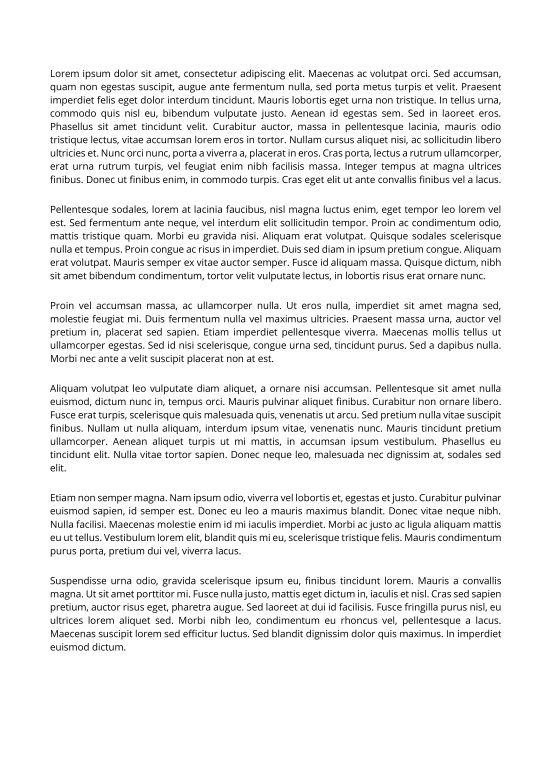
#> input picture Converted Paper (8)/001.png, 1654 x 2339 px (shown at 1/3 size)
$ python task2.py   (older library calls are emulated)
#> lines starting #> are read from the running program, lines starting #| are printed output that depends on the picture; after the words box and inside, x2 and y2 are one past the last pixel; in counts of white or black regions, pixels touching at a corner belong together
# -*- coding: utf-8 -*-

"""
Paragraph Detection using Projection Profile

Features:

* Table detection
* Image detection
* Paragraph detection
* Column detection
* Column-aware reading order
* False paragraph removal
* Paragraph crop extraction
  """

import cv2
import numpy as np
import matplotlib.pyplot as plt

# ==========================================================

# Image List

# ==========================================================

# List of paper images to be processed.

images = [
"001.png",
"002.png",
"003.png",
"004.png",
"005.png",
"006.png",
"007.png",
"008.png"
]

# Folder containing the converted paper images.

folder = "Converted Paper (8)/"

# ==========================================================

# Process Each Image

# ==========================================================

for img_name in images:

    # Read the input image.

    image = cv2.imread(folder + img_name)
#> image is the input picture: shape (2339, 1654, 3); min 0, max 255, mean 239.1

    if image is None:
        print("Unable to read:", img_name)
        continue

    # Convert to grayscale and get image dimensions.

    gray = cv2.cvtColor(image, cv2.COLOR_BGR2GRAY)
    height, width = gray.shape


    # ======================================================
    # Thresholding
    # ======================================================

    # Otsu thresholding separates text from the background.
    # Inverted binary makes text white and background black.

    _, binary = cv2.threshold(
        gray,
        0,
        255,
        cv2.THRESH_BINARY_INV + cv2.THRESH_OTSU
    )
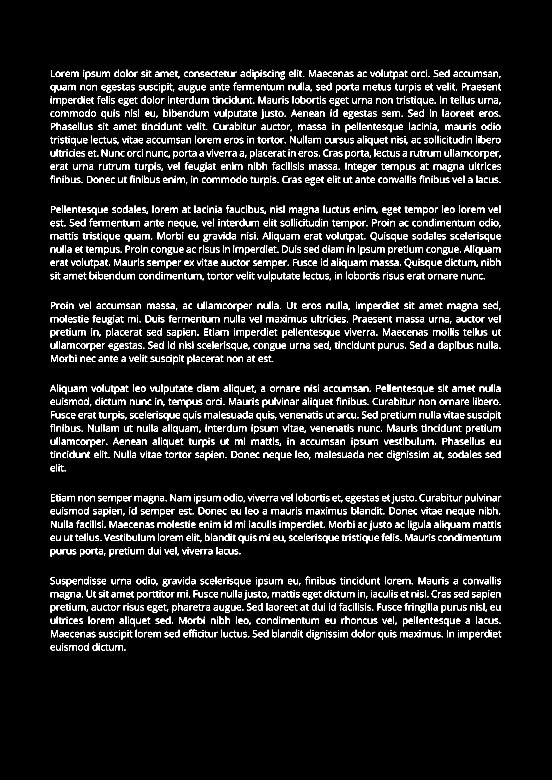
#> binary: shape (2339, 1654) (shown at 1/3 size); 6.5% white in thin lines or dots, all inside (x1, y1, x2, y2) = (150, 209, 1504, 1952)

    # Copy the binary image for removing non-text regions.

    clean_binary = binary.copy()


    # ======================================================
    # Table Detection
    # ======================================================

    # Detect long horizontal lines found in tables.

    horizontal_kernel = cv2.getStructuringElement(
        cv2.MORPH_RECT,
        (max(30, width // 15), 1)
    )

    horizontal_lines = cv2.morphologyEx(
        binary,
        cv2.MORPH_OPEN,
        horizontal_kernel,
        iterations=1
    )
#> horizontal_lines: shape (2339, 1654); every value is 0

    # Detect long vertical lines found in tables.

    vertical_kernel = cv2.getStructuringElement(
        cv2.MORPH_RECT,
        (1, max(20, height // 30))
    )

    vertical_lines = cv2.morphologyEx(
        binary,
        cv2.MORPH_OPEN,
        vertical_kernel,
        iterations=1
    )

    # Combine horizontal and vertical table lines.

    table_mask = cv2.add(
        horizontal_lines,
        vertical_lines
    )

    # Connect nearby table structures.

    table_mask = cv2.dilate(
        table_mask,
        np.ones((35, 35), np.uint8),
        iterations=2
    )

    table_mask = cv2.morphologyEx(
        table_mask,
        cv2.MORPH_CLOSE,
        np.ones((50, 50), np.uint8),
        iterations=2
    )

    # Find connected table regions.

    num_labels, _, stats, _ = cv2.connectedComponentsWithStats(
        table_mask,
        cv2.CV_32S
    )
#> num_labels = 1; stats = [[0, 0, 1654, 2339, 3868706]]

    table_regions = []

    for i in range(1, num_labels):

        x, y, w, h, area = stats[i]

        # Keep only sufficiently large table regions.

        if area > 2000:

            table_regions.append(
                (x, y, w, h)
            )

            # Remove the table from paragraph detection.

            clean_binary[
                max(0, y - 10):min(height, y + h + 10),
                max(0, x - 10):min(width, x + w + 10)
            ] = 0
#> after the loop, table_regions = []


    # ======================================================
    # Image Detection
    # ======================================================

    # Detect large connected regions after removing tables.

    num_labels, _, stats, _ = cv2.connectedComponentsWithStats(
        clean_binary,
        cv2.CV_32S
    )
#> num_labels = 3277

    image_regions = []

    for i in range(1, num_labels):

        x, y, w, h, area = stats[i]

        # Large regions are treated as possible images.

        if (
            area > 3000
            and w > width * 0.20
            and h > height * 0.05
        ):

            image_regions.append(
                (x, y, w, h)
            )

            # Remove detected images from paragraph detection.

            clean_binary[
                max(0, y - 20):min(height, y + h + 20),
                max(0, x - 20):min(width, x + w + 20)
            ] = 0
#> this loop made 3276 passes
#> (x, y, w, h, area) on passes 2, 3, 5: (343, 209, 14, 22, 125), (379, 209, 3, 22, 66), (739, 209, 14, 22, 132)
#> after the loop, image_regions = []

    # Use the cleaned image for text detection.

    binary = clean_binary


    # ======================================================
    # Column Detection
    # ======================================================

    # Vertical projection counts text pixels in each column.

    vertical_hist = np.sum(
        binary == 255,
        axis=0
    )
#> vertical_hist = 1654 values, max 616 at index 153, min 0 at index 0, mean 152.6

    text_columns = []
    start = None

    # Detect continuous horizontal text regions.

    for i, value in enumerate(vertical_hist):

        if value > 0 and start is None:

            start = i

        elif value == 0 and start is not None:

            # Ignore very narrow regions.

            if i - start > 30:

                text_columns.append(
                    (start, i)
                )

            start = None
#> this loop made 1654 passes
#> start on pass 151: 150
#> after the loop, text_columns = [(150, 1504)]

    # Handle a column reaching the right edge.

    if start is not None:

        text_columns.append(
            (start, width)
        )

    # Remove narrow false column detections.

    text_columns = [
        (left, right)
        for left, right in text_columns
        if right - left > 30
    ]


    # ======================================================
    # Paragraph Detection
    # ======================================================

    paragraphs = []

    # Process each detected column separately.

    for column_index, (left, right) in enumerate(text_columns):

        column = binary[:, left:right]

        # Horizontal projection counts text pixels in each row.

        horizontal_hist = np.sum(
            column == 255,
            axis=1
        )

        lines = []
        start = None

        # Detect individual text lines.

        for y, value in enumerate(horizontal_hist):

            if value > 0 and start is None:

                start = y

            elif value == 0 and start is not None:

                if y - start > 5:

                    lines.append(
                        (start, y)
                    )

                start = None

        # Handle a text line reaching the bottom.

        if start is not None:

            lines.append(
                (start, height)
            )

        if len(lines) == 0:
            continue


        # Calculate the spacing between text lines.

        gaps = []

        for i in range(len(lines) - 1):

            gap = (
                lines[i + 1][0]
                - lines[i][1]
            )

            if gap > 0:
                gaps.append(gap)

        # Median line spacing is used as the normal spacing.

        if len(gaps) > 0:
            average_gap = np.median(gaps)
        else:
            average_gap = 10

        # Larger gaps are treated as paragraph boundaries.

        paragraph_gap = average_gap * 2.5


        # Group text lines into paragraphs.

        para_start = lines[0][0]

        for i in range(len(lines) - 1):

            current_end = lines[i][1]
            next_start = lines[i + 1][0]

            gap = next_start - current_end

            if gap > paragraph_gap:

                paragraphs.append(
                    (
                        left,
                        para_start,
                        right,
                        current_end,
                        column_index
                    )
                )

                para_start = next_start

        # Add the final paragraph.

        paragraphs.append(
            (
                left,
                para_start,
                right,
                lines[-1][1],
                column_index
            )
        )
#> this loop made 1 pass
#> (column_index, left, right, average_gap, paragraph_gap) on pass 1: (0, 150, 1504, 10, 25)
#> pass 1, `column = binary[:, left:right]`:
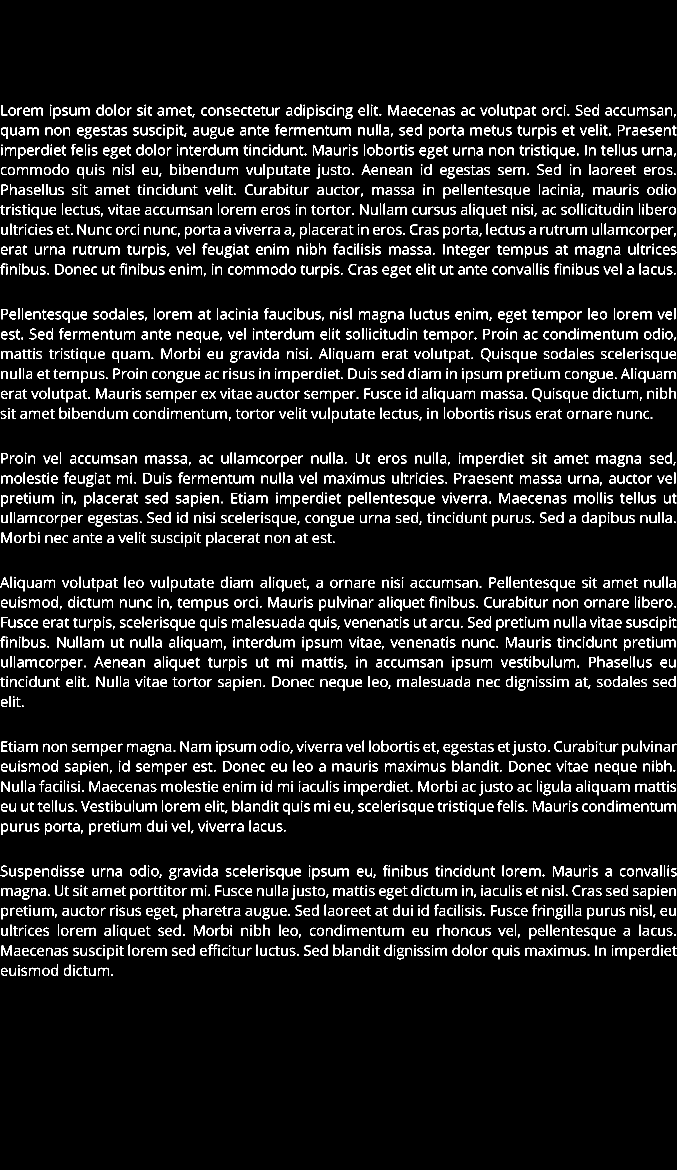
#> column: shape (2339, 1354) (shown at 1/2 size); 8% white in thin lines or dots, all inside (x1, y1, x2, y2) = (0, 209, 1354, 1952)
#> after the loop, paragraphs = [(150, 209, 1504, 556, 0), (150, 616, 1504, 845, 0), (150, 905, 1504, 1093, 0), (150, 1153, 1504, 1414, 0), (150, 1481, 1504, 1670, 0), (150, 1730, 1504, 1952, 0)]


    # ======================================================
    # Reading Order
    # ======================================================

    # Process columns from left to right.

    ordered_paragraphs = []

    sorted_columns = sorted(
        enumerate(text_columns),
        key=lambda c: c[1][0]
    )
#> sorted_columns = [(0, (150, 1504))]

    for original_index, _ in sorted_columns:

        # Select paragraphs belonging to this column.

        column_paragraphs = [
            p for p in paragraphs
            if p[4] == original_index
        ]

        # Sort paragraphs from top to bottom.

        column_paragraphs = sorted(
            column_paragraphs,
            key=lambda p: p[1]
        )

        ordered_paragraphs.extend(
            column_paragraphs
        )
#> this loop made 1 pass
#> original_index on pass 1: 0
#> after the loop, ordered_paragraphs has the same summary as paragraphs


    # ======================================================
    # False Paragraph Removal
    # ======================================================

    filtered_paragraphs = []

    for para in ordered_paragraphs:

        px1, py1, px2, py2, column_index = para
        fake = False

        # Compare paragraphs with detected tables and images.

        for (x, y, w, h) in (
            image_regions + table_regions
        ):

            ox1 = x
            oy1 = y
            ox2 = x + w
            oy2 = y + h

            # Calculate the overlapping area.

            overlap_width = max(
                0,
                min(px2, ox2)
                - max(px1, ox1)
            )

            overlap_height = max(
                0,
                min(py2, oy2)
                - max(py1, oy1)
            )

            overlap_area = (
                overlap_width
                * overlap_height
            )

            paragraph_area = (
                (px2 - px1)
                * (py2 - py1)
            )

            if paragraph_area > 0:

                # Calculate the percentage of overlap.

                overlap_ratio = (
                    overlap_area
                    / paragraph_area
                )

                # Remove the paragraph if most of it belongs
                # to a detected table or image.

                if overlap_ratio > 0.7:

                    fake = True
                    break

        if not fake:

            filtered_paragraphs.append(
                para
            )
#> this loop made 6 passes
#> (para, py1, py2) on passes 1 to 6: ((150, 209, 1504, 556, 0), 209, 556), ((150, 616, 1504, 845, 0), 616, 845), ((150, 905, 1504, 1093, 0), 905, 1093), ((150, 1153, 1504, 1414, 0), 1153, 1414), ((150, 1481, 1504, 1670, 0), 1481, 1670), ((150, 1730, 1504, 1952, 0), 1730, 1952)
#> after the loop, filtered_paragraphs has the same summary as paragraphs

    paragraphs = filtered_paragraphs


    # ======================================================
    # Display Detection Results
    # ======================================================

    display_image = image.copy()

    # Draw detected tables in red.

    for (x, y, w, h) in table_regions:

        cv2.rectangle(
            display_image,
            (x, y),
            (x + w, y + h),
            (0, 0, 255),
            3
        )
#> this loop made 0 passes

    # Draw detected images in green.

    for (x, y, w, h) in image_regions:

        cv2.rectangle(
            display_image,
            (x, y),
            (x + w, y + h),
            (0, 255, 0),
            3
        )

    # Draw detected paragraphs in blue and label them.

    for idx, (
        left,
        top,
        right,
        bottom,
        column_index
    ) in enumerate(paragraphs):

        cv2.rectangle(
            display_image,
            (left, top),
            (right, bottom),
            (255, 0, 0),
            2
        )

        cv2.putText(
            display_image,
            f"P{idx + 1}",
            (left, max(20, top - 5)),
            cv2.FONT_HERSHEY_SIMPLEX,
            0.7,
            (255, 0, 0),
            2
        )
#> this loop made 6 passes
#> (top, bottom) on passes 1 to 6: (209, 556), (616, 845), (905, 1093), (1153, 1414), (1481, 1670), (1730, 1952)
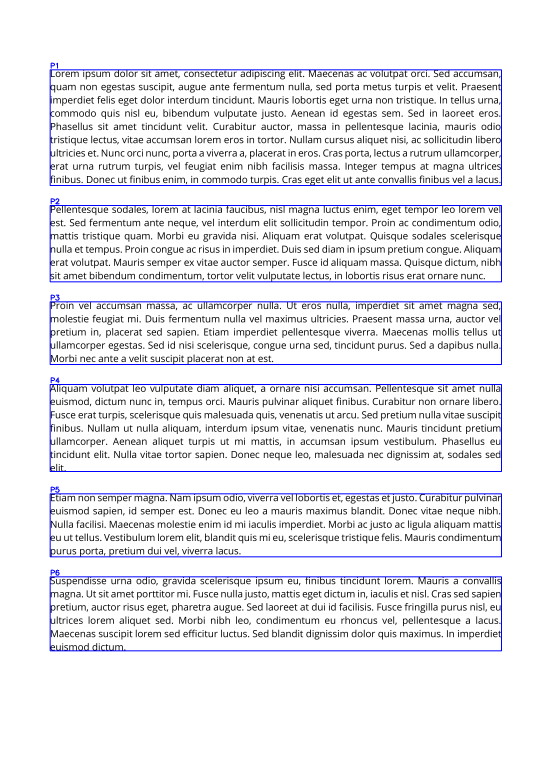
#> display_image: shape (2339, 1654, 3) (shown at 1/3 size); 1.52% of pixels changed, all inside (x1, y1, x2, y2) = (149, 188, 1506, 1954)

    # Display the final detection result.

    plt.figure(figsize=(12, 16))

    plt.imshow(
        cv2.cvtColor(
            display_image,
            cv2.COLOR_BGR2RGB
        )
    )

    plt.title(
        f"Paragraph Detection - {img_name}"
    )

    plt.axis("off")
    plt.show()


    # ======================================================
    # Save Paragraph Crops
    # ======================================================

    # Add a small margin around each paragraph crop.

    padding = 30
    paragraph_count = 0

    for i, (
        left,
        top,
        right,
        bottom,
        column_index
    ) in enumerate(paragraphs):

        # Extract the paragraph area from the binary image.

        band = binary[
            top:bottom,
            left:right
        ]

        # Find columns containing actual text pixels.

        ink_cols = np.where(
            np.sum(
                band == 255,
                axis=0
            ) > 0
        )[0]

        if len(ink_cols) > 0:

            # Tighten the horizontal crop around the text.

            tight_left = left + ink_cols.min()
            tight_right = left + ink_cols.max() + 1

        else:

            tight_left = left
            tight_right = right

        # Add padding while keeping coordinates inside the image.

        x1 = max(0, tight_left - padding)
        y1 = max(0, top - padding)
        x2 = min(width, tight_right + padding)
        y2 = min(height, bottom + padding)

        # Crop the paragraph from the original colour image.

        crop = image[
            y1:y2,
            x1:x2
        ]

        # Ignore crops that are too small.

        if (
            crop.shape[0] < 20
            or crop.shape[1] < 20
        ):
            continue

        paragraph_count += 1

        # Generate the output filename.

        output_name = (
            f"{img_name[:-4]}"
            f"_Paragraph_{paragraph_count}.png"
        )

        # Save the paragraph crop.

        cv2.imwrite(
            output_name,
            crop
        )
#> this loop made 6 passes
#> (top, bottom, tight_left, tight_right, x1, y1, x2, y2) on passes 1 to 6: (209, 556, 150, 1503, 120, 179, 1533, 586), (616, 845, 151, 1502, 121, 586, 1532, 875), (905, 1093, 152, 1503, 122, 875, 1533, 1123), (1153, 1414, 150, 1503, 120, 1123, 1533, 1444), (1481, 1670, 152, 1504, 122, 1451, 1534, 1700), (1730, 1952, 151, 1504, 121, 1700, 1534, 1982)
#> pass 1, `band = binary[ top:bottom, left:right ]`:
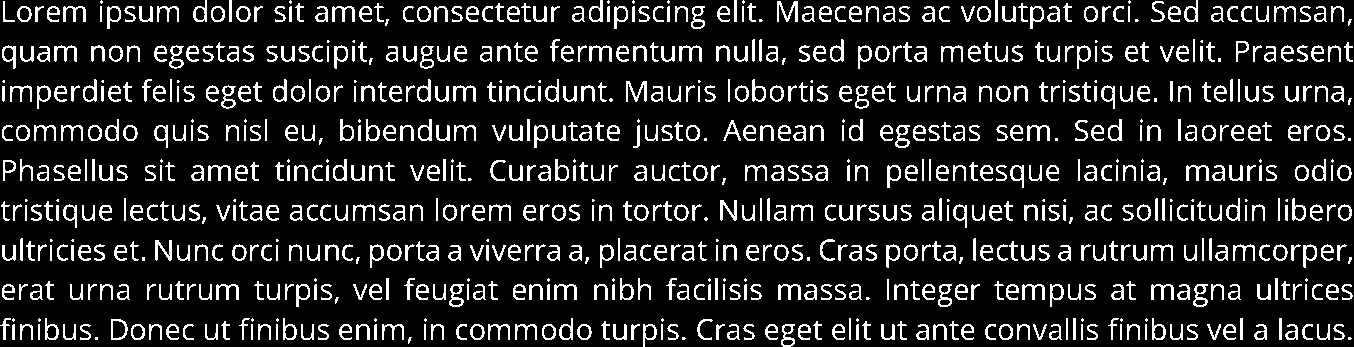
#> band: shape (347, 1354); 13.6% white in thin lines or dots
#> pass 1, `crop = image[ y1:y2, x1:x2 ]`:
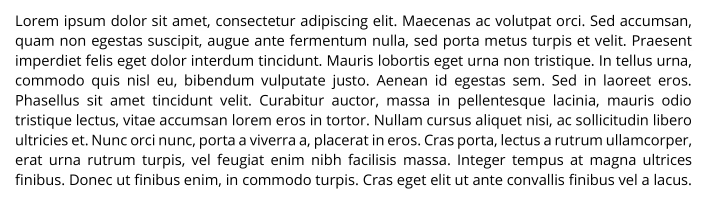
#> crop: shape (407, 1413, 3) (shown at 1/2 size); min 0, max 255, mean 227.9
#> pass 2, `band = binary[ top:bottom, left:right ]`:
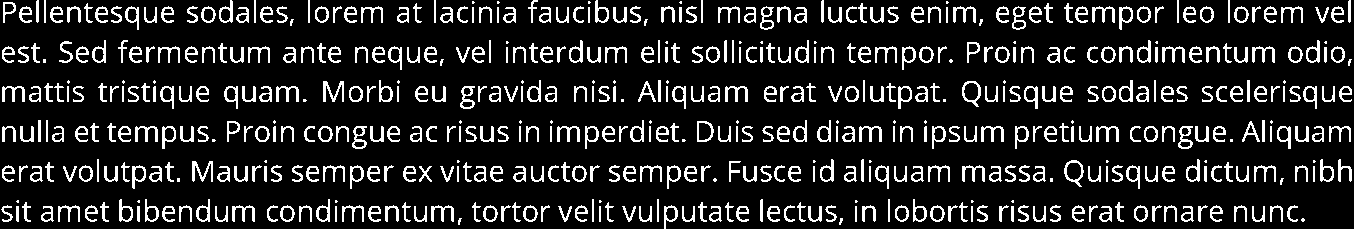
#> band: shape (229, 1354); 14% white in thin lines or dots
#> pass 2, `crop = image[ y1:y2, x1:x2 ]`:
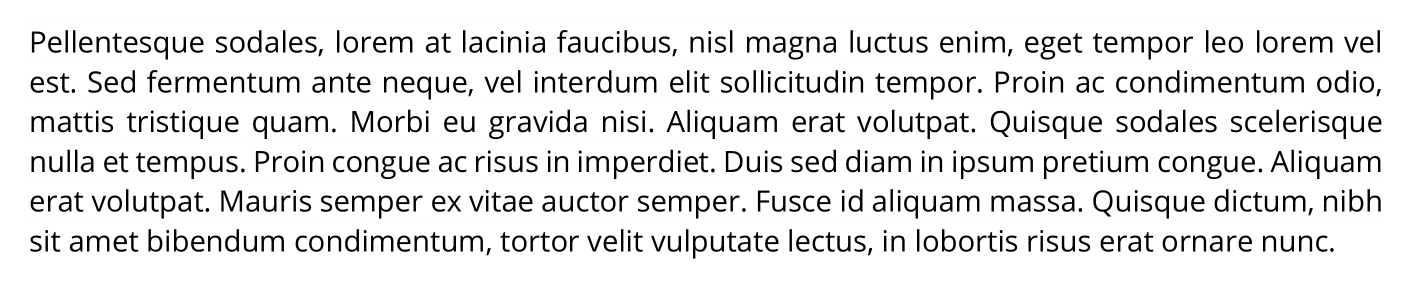
#> crop: shape (289, 1411, 3); min 0, max 255, mean 229.1
#> after the loop, paragraph_count = 6


    # ======================================================
    # Processing Summary
    # ======================================================

    # Display the number of paragraphs extracted from the image.

    print(
        f"{img_name}: "
        f"{paragraph_count} paragraphs extracted"
    )
#| 001.png: 6 paragraphs extracted

print()
print("==========================================")
print("ALL TASKS COMPLETED")
print("==========================================")
